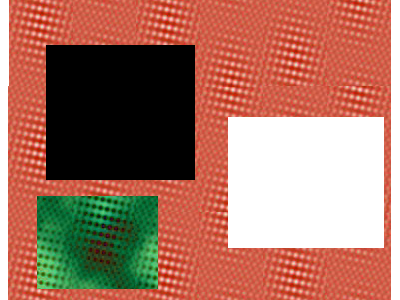
//> input picture opencv INDE/pic4.png, 400 x 300 px, given in place of media.smp, which was not available
$ ./backgroundsub   (built with g++ and OpenCV 4)
//> lines starting //> are read from the running program, lines starting //| are printed output that depends on the picture; after the words box and inside, x2 and y2 are one past the last pixel; in counts of white or black regions, pixels touching at a corner belong together; pictures that were not available may be replaced by others from this repository, and a replacement may not be noted
#include <opencv2\opencv.hpp>
#include <vector>


using namespace cv;
using namespace std;
//http://admin:4321@10.1.11.190:4321/home/monitoring.cgi
int main(int argc, char *argv[])
{
	Ptr<BackgroundSubtractorMOG2> bg = createBackgroundSubtractorMOG2(500, 20, false);
//	VideoCapture cap(0);
VideoCapture cap("rtsp://admin:4321@10.1.11.190:554/onvif/profile2/media.smp");
	Mat3b frame;
	Mat1b fmask;
	Mat kernel = getStructuringElement(MORPH_RECT, Size(3, 3));
	Mat kernel1 = getStructuringElement(MORPH_RECT, Size(5, 5));
	for (;;)
	{
		// Capture frame
		cap >> frame;
//> frame is the input picture: 300 rows x 400 cols, CV_8UC3; mean B, G, R 98.6, 115.2, 167.1
		/*HOGDescriptor abc;
		cv::HOGDescriptor::getDefaultPeopleDetector;
		cv::HOGDescriptor::getDaimlerPeopleDetector*/
		// Background subtraction
		bg->apply(frame, fmask, -1);
//> fmask: 300 rows x 400 cols, CV_8UC1; every value is 255

		// Clean foreground from noise
		morphologyEx(fmask, fmask, MORPH_OPEN, kernel);
	//	morphologyEx(fmask, fmask, MORPH_GRADIENT, kernel);
	//	morphologyEx(fmask, fmask, MORPH_DILATE, kernel1);
		// Find contours
		vector<vector<Point>> contours;
		findContours(fmask.clone(), contours, CV_RETR_TREE, CV_CHAIN_APPROX_SIMPLE);
//> contours = 1 contour; box (x1, y1, x2, y2) and area: (0, 0, 400, 300) 119301

		if (!contours.empty())
		{
			// Get largest contour
			int idx_largest_contour = -1;
			double area_largest_contour = 0.0;

			for (int i = 0; i < contours.size(); ++i)
			{
				double area = contourArea(contours[i]);
				if (area_largest_contour < area)
				{
					area_largest_contour = area;
					idx_largest_contour = i;
				}
			}
//> this loop made 1 pass
//> (area, area_largest_contour) on pass 1: (119301, 119301)
//> after the loop, area_largest_contour = 119301; idx_largest_contour = 0

			if (area_largest_contour > 200)
			{
				// Draw
				Rect roi = boundingRect(contours[idx_largest_contour]);
//> roi = Rect(0, 0, 400, 300)
				drawContours(frame, contours, idx_largest_contour, Scalar(0, 0, 255));
				rectangle(frame, roi, Scalar(0, 255, 0));
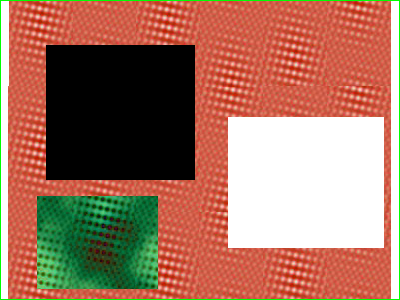
//> frame: 300 rows x 400 cols, CV_8UC3; mean B, G, R 96.7, 116.2, 164.4
			}
		}

		imshow("frame", frame);
		imshow("mask", fmask);
		if (cv::waitKey(1) >= 0) break;
//> the Esc key is pressed
	}
	return 0;
}

$ run again, on opencv INDE/airplane.png
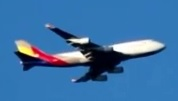
//> input picture opencv INDE/airplane.png, 178 x 101 px, given in place of media.smp, which was not available
//> frame is the input picture: 101 rows x 178 cols, CV_8UC3; mean B, G, R 165.6, 113.8, 60.2
//> fmask: 101 rows x 178 cols, CV_8UC1; every value is 255
//> contours = 1 contour; box (x1, y1, x2, y2) and area: (0, 0, 178, 101) 17700
//> the loop `for (int i = 0; i < contours.size(); ++i)` made 1 pass
//> (area, area_largest_contour) on pass 1: (17700, 17700)
//> after the loop `for (int i = 0; i < contours.size(); ++i)`: area_largest_contour = 17700; idx_largest_contour = 0
//> roi = Rect(0, 0, 178, 101)
//> `rectangle(frame, roi, Scalar(0, 255, 0));`:
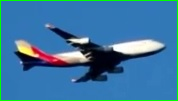
//> frame: 101 rows x 178 cols, CV_8UC3; mean B, G, R 160, 118, 58.6

$ run again, on opencv INDE/basketball1.png
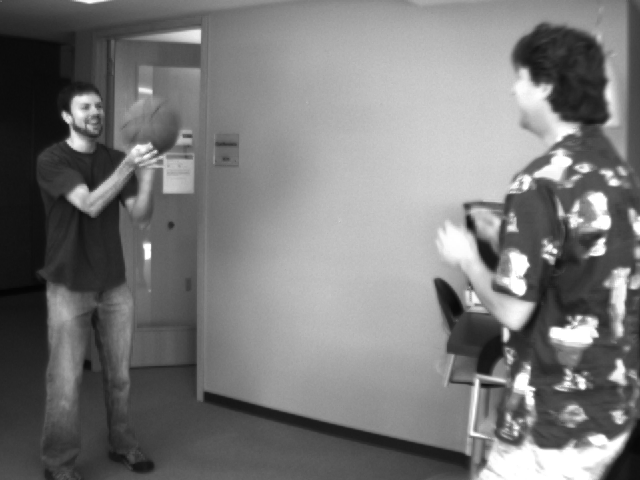
//> input picture opencv INDE/basketball1.png, 640 x 480 px, given in place of media.smp, which was not available
//> frame is the input picture: 480 rows x 640 cols, CV_8UC3; min 4, max 255, mean 120.3
//> fmask: 480 rows x 640 cols, CV_8UC1; every value is 255
//> contours = 1 contour; box (x1, y1, x2, y2) and area: (0, 0, 640, 480) 306081
//> the loop `for (int i = 0; i < contours.size(); ++i)` made 1 pass
//> (area, area_largest_contour) on pass 1: (306081, 306081)
//> after the loop `for (int i = 0; i < contours.size(); ++i)`: area_largest_contour = 306081; idx_largest_contour = 0
//> roi = Rect(0, 0, 640, 480)
//> `rectangle(frame, roi, Scalar(0, 255, 0));`:
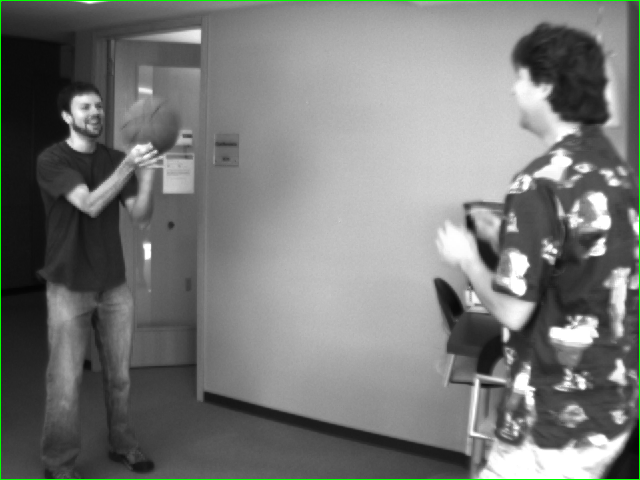
//> frame: 480 rows x 640 cols, CV_8UC3; mean B, G, R 119.6, 121.5, 119.6
